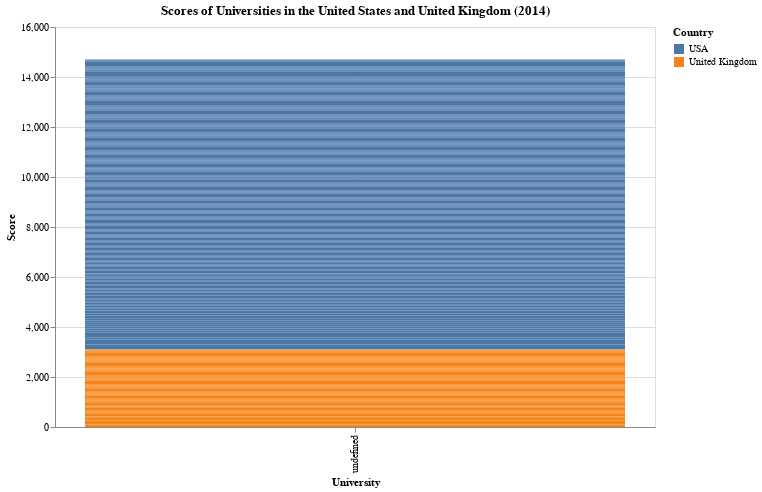

The notebook cell saved with this chart:
### Markdown cell above
12.Using Altair, create a bar chart to compare
the scores of universities in the United States and
the United Kingdom in 2014.

### Code cell
data2014

us_uk_2014 = data2014[data2014['Country'].isin(['USA', 'United Kingdom'])]

# Create bar chart
chart = alt.Chart(us_uk_2014).mark_bar().encode(
    x=alt.X('University:N', sort='-y', title='University'),
    y=alt.Y('Score:Q', title='Score'),
    color='Country:N',
    tooltip=['Institution', 'Country', 'Score']
).properties(
    title='Scores of Universities in the United States and United Kingdom (2014)',
    width=600,
    height=400
).interactive()

chart

### Figure 1 — Vega-Lite specification as saved in the notebook (floating-point values rounded to 4 significant figures; data arrays with more than 128 entries replaced by an {"elided": "..."} marker saying what was removed)
{"config": {"view": {"continuousWidth": 300, "continuousHeight": 300}}, "data": {"name": "data-81a1a911c1f55dd3e8d2bf7491b5edca"}, "mark": {"type": "bar"}, "encoding": {"color": {"field": "Country", "type": "nominal"}, "tooltip": [{"field": "Institution", "type": "nominal"}, {"field": "Country", "type": "nominal"}, {"field": "Score", "type": "quantitative"}], "x": {"field": "University", "sort": "-y", "title": "University", "type": "nominal"}, "y": {"field": "Score", "title": "Score", "type": "quantitative"}}, "height": 400, "params": [{"name": "param_2", "select": {"type": "interval", "encodings": ["x", "y"]}, "bind": "scales"}], "title": "Scores of Universities in the United States and United Kingdom (2014)", "width": 600, "$schema": "https://vega.github.io/schema/vega-lite/v5.20.1.json", "datasets": {"data-81a1a911c1f55dd3e8d2bf7491b5edca": {"elided": "293 records"}}}
